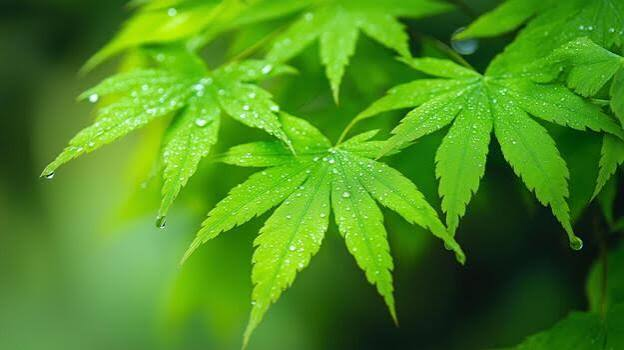
#> input picture analyze an image using Histogram/images.jpg, 624 x 350 px
$ python histogram.py
#> lines starting #> are read from the running program, lines starting #| are printed output that depends on the picture
import cv2
import numpy as np
import matplotlib.pyplot as plt
img = cv2.imread('images.jpg', 0)
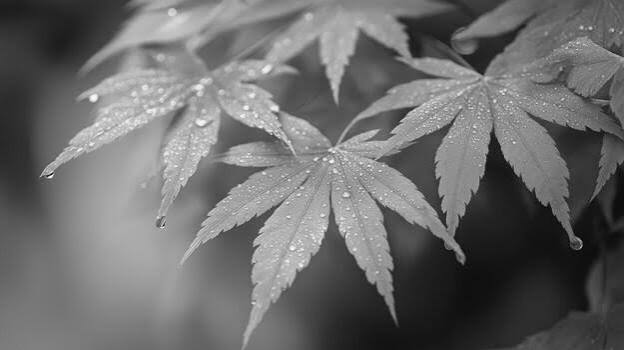
#> img: shape (350, 624); min 0, max 255, mean 107.7
equ = cv2.equalizeHist(img)
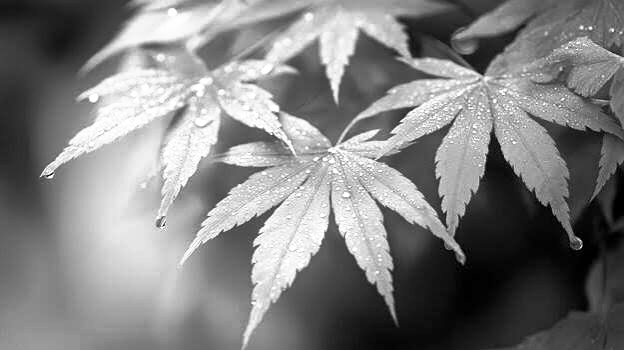
#> equ: shape (350, 624); min 0, max 255, mean 128.3
res = np.hstack((img, equ))
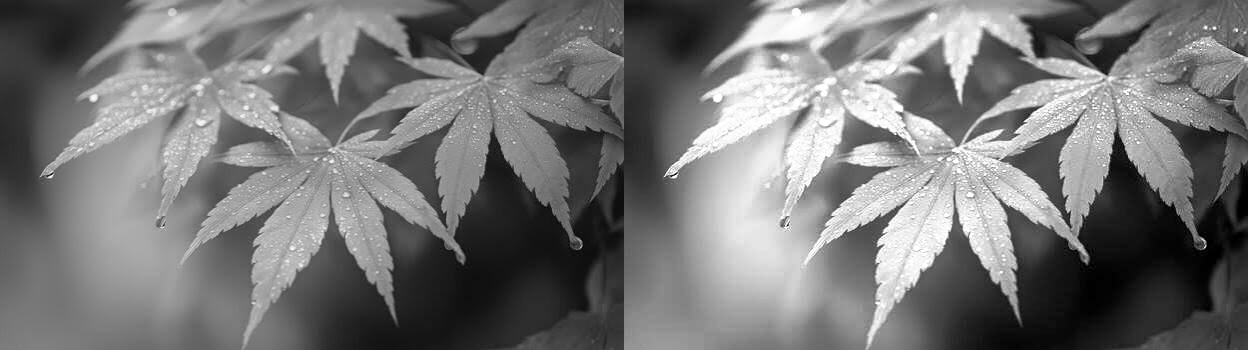
#> res: shape (350, 1248); min 0, max 255, mean 118
plt.figure(figsize=(10, 5))
plt.imshow(res, cmap='gray')
plt.title("Original vs Equalized Image")
plt.axis('off')
plt.show()
